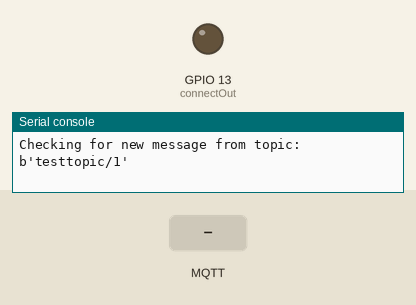
This program was run on a simulated ESP32 board running MicroPython. Parts: output pins drawn as LEDs (lit = HIGH), the last lines printed to the serial console. The inputs (shaded band) are chosen by the test bench. No MQTT or app messages arrive unless stated; the clock reads 2024-03-15 10:24:30 at power-on unless the program sets it.

Above: at 1.3 s.
1.4 s: MQTT message "1" arrives on the first subscribed topic
At 2.6 s:
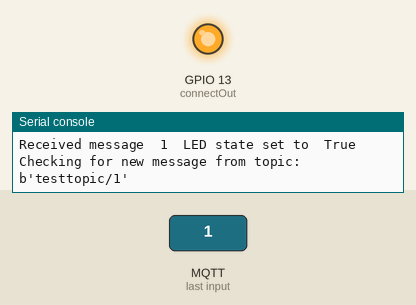
3.6 s: MQTT message "0" arrives on the first subscribed topic
At 5.3 s:
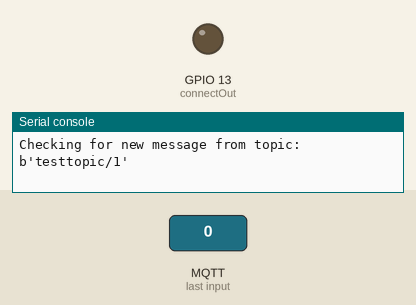
5.6 s: MQTT message "on" arrives on the first subscribed topic
At 7.1 s:
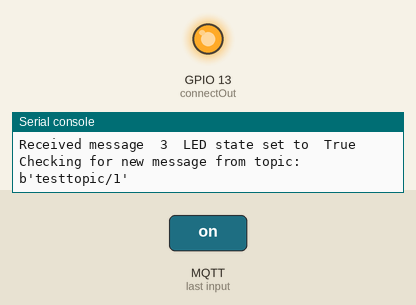
Timing chart, 0 to 8.6 s (numbered marks = the images above; inputs shaded):
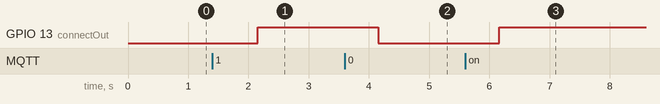

Measured:
- after the input at 1.4 s, GPIO 13 (connectOut): LOW → HIGH after 0.75 s
- after the input at 3.6 s, GPIO 13 (connectOut): HIGH → LOW after 0.56 s
- after the input at 5.6 s, GPIO 13 (connectOut): LOW → HIGH after 0.56 s

The program:

main.py
```python
# To test, run this on your ESP32 where you can see the print() output.
# Then use the http://www.hivemq.com/demos/websocket-client/ MQTT client
# to publish messages to the testtopic/1 topic. Each message you publish
# should show up in the REPL output.
#
# LED (Pin 13) on ESP32 should toggle between on/off each time
# a message is received.
#
# NOTE: To install umqtt.robust package on ESP32, run following
# once from REPL prompt:
# import upip
# upip.install('micropython-umqtt.robust')
import machine
import time
import json
from umqtt.robust import MQTTClient

msgRxd = None
msgTime = time.time()

# Received messages from subscriptions will be delivered to this callback
def sub_cb(topic, msg):
    global msgRxd
    global msgTime
    msgRxd = msg
    msgTime = time.time()

def updateLedState(pin, cnt):
    ledOn = (cnt % 2) == 1
    pin.value(ledOn)
    print("Received message ", cnt, " LED state set to ", ledOn)

def main(server="broker.hivemq.com", topic=b"testtopic/1"):
    global msgRxd
    global msgTime

    msgCnt = 0
    connectOut = machine.Pin(13, machine.Pin.OUT)
    updateLedState(connectOut, msgCnt)

    print("Connecting to MQTT server: ", server)
    c = MQTTClient("umqtt_client", server)
    c.set_callback(sub_cb)
    c.connect()
    print("Subscribing to: ", topic)
    c.subscribe(topic)

    lastMsgTime = msgTime

    while True:
        # Set to True/False depending on whether you want to test
        # blocking I/O or not. NOTE: Setting to True makes it
        # difficult to Control-C when using WebREPL.
        if False:
            # Blocking wait for message
            print("Waiting for new message from topic: ", topic)
            c.wait_msg()
        else:
            # Non-blocking wait for message
            print("Checking for new message from topic: ", topic)
            c.check_msg()

        mtime = msgTime
        msg = msgRxd
        if mtime != lastMsgTime and msgRxd != None:
            print((topic, msg))
            lastMsgTime = mtime
            msgCnt = msgCnt + 1
            updateLedState(connectOut, msgCnt)
        else:
            # Then need to sleep to avoid 100% CPU usage (in a real
            # app other useful actions would be performed instead)
            time.sleep_ms(1000)

    c.disconnect()

if __name__ == "__main__":
    main()
```
